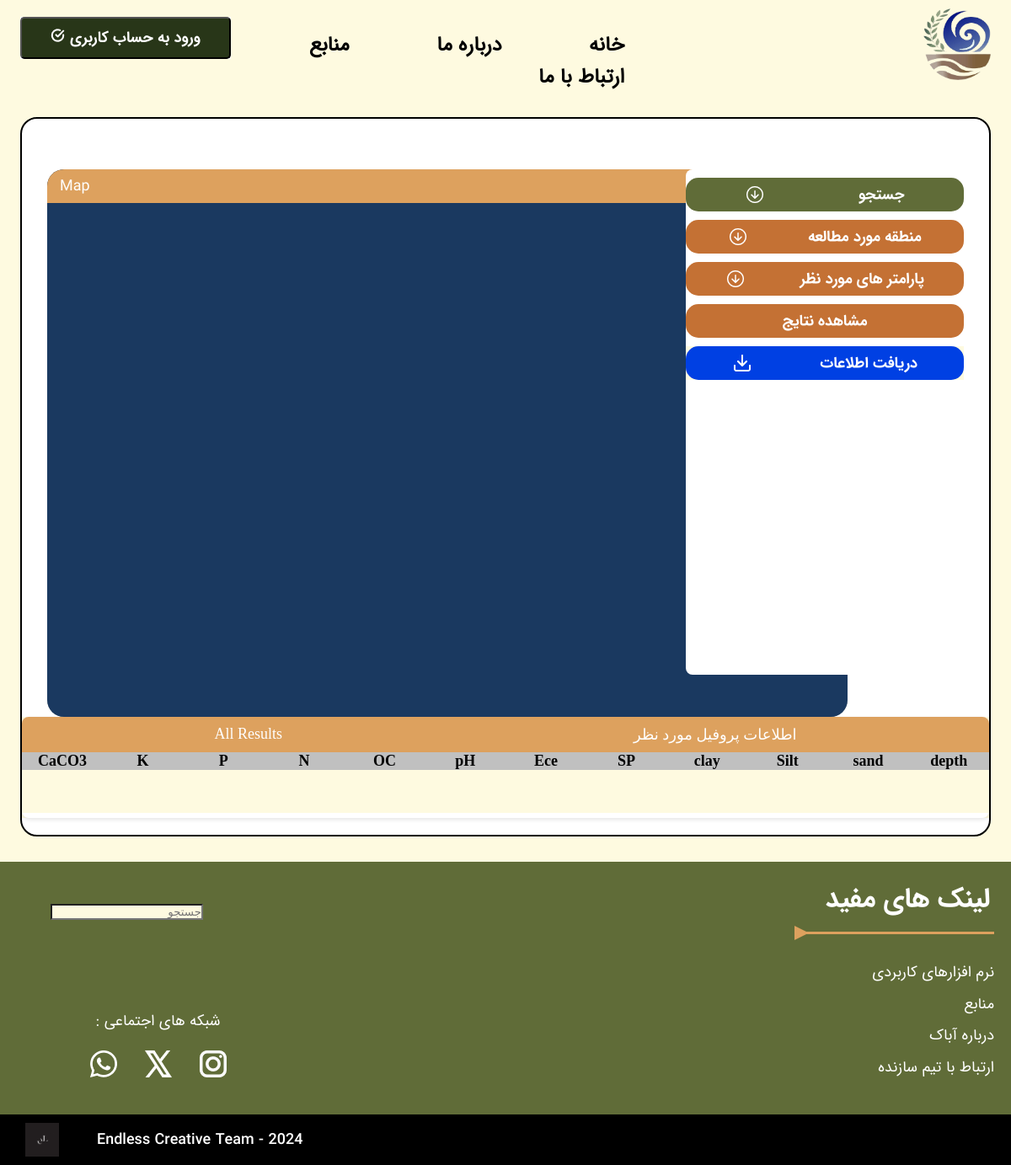
Before: /start/ with the older database file.
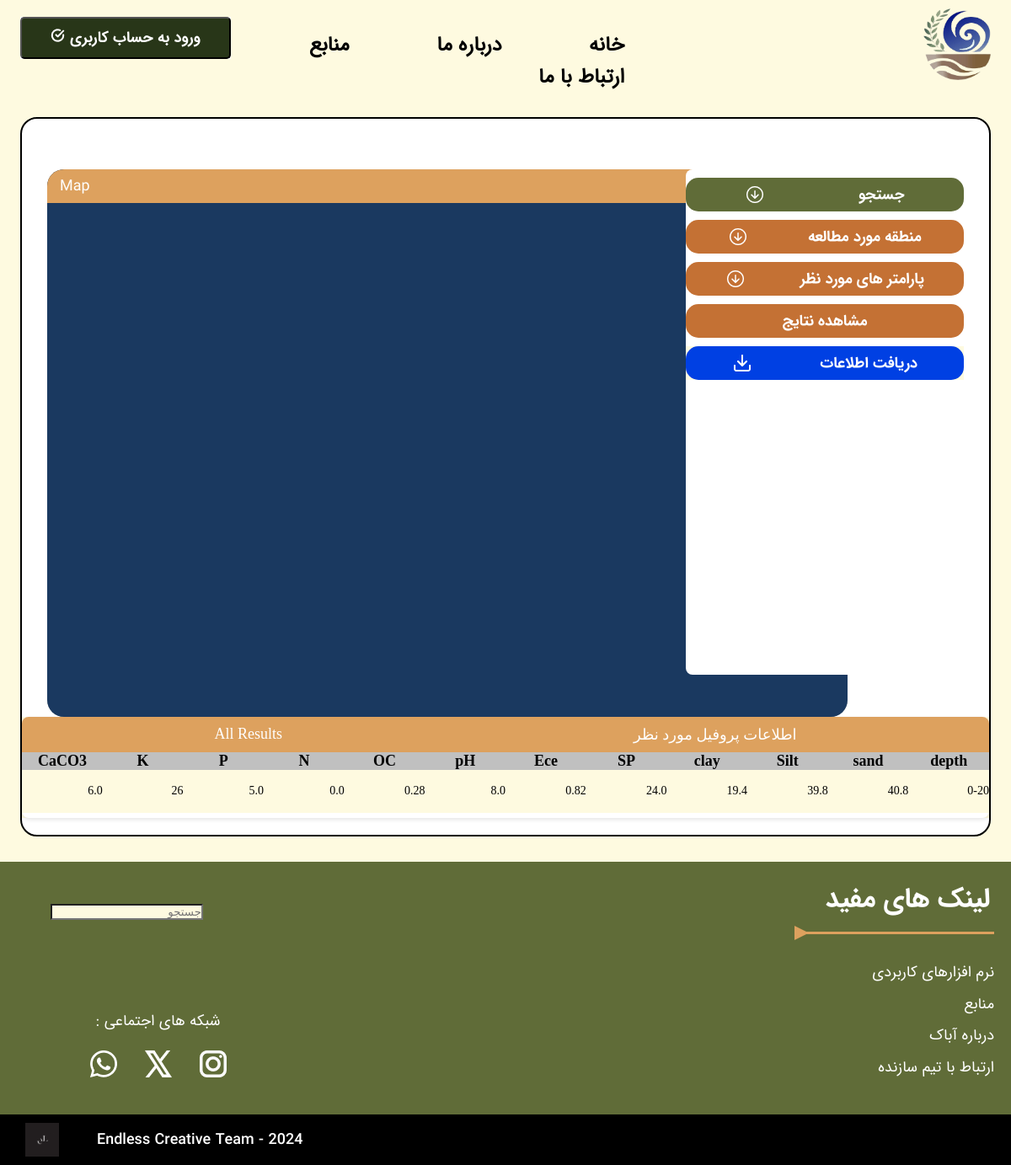
After: the same page with the newer database file.
### home/models.py (models this page shows)
class SoilSample(models.Model):
    number = models.IntegerField(primary_key=True)
    point_numb = models.IntegerField()
    x = models.FloatField()
    y = models.FloatField()
    name = models.CharField(max_length=255)
    depth = models.CharField(max_length=10)
    depth_index = models.IntegerField()
    sand = models.FloatField()
    silt = models.FloatField()
    clay = models.FloatField()
    sp = models.FloatField()
    ece = models.FloatField()
    ph = models.FloatField()
    oc = models.FloatField()
    n = models.FloatField()
    p = models.FloatField()
    k = models.IntegerField()
    caco3 = models.FloatField()
    CEC = models.FloatField()
    Gravell = models.FloatField()

### home/views.py (the view, shortened to what this page needs)
# urls.py: path('start/', views.start, name='start'),
def start(request):
    soil_samples = SoilSample.objects.all()
    area_names = request.GET.getlist('area-names')
    parameters = request.GET.getlist('parameters')
    if area_names:
        soil_samples = soil_samples.filter(name__in=area_names)
    if not parameters:
        soil_samples = soil_samples.all()
    else:
        soil_samples = soil_samples.values(*parameters)
    return render(request, 'home/start/start.html', {'soil_samples': soil_samples})

### home/templates/home/start/start.html (shortened to what this page needs)
{% load static %}
<!DOCTYPE html>
<html>
  <head>
    <link href="{% static "home/start.css" %}" rel="stylesheet" />
  </head>
  <body>
    <header>
      <div id="logo">
        <img src="{% static "home/images/logo.png" %}" alt="logo" id="logo" />
      </div>
      <div id="categori">
        <a href="{% url "homepage" %}" id="categori-child">خانه</a>
        <a href="#" id="categori-child">درباره ما</a>
        <a href="#" id="categori-child">منابع</a>
        <a href="#" id="categori-child">ارتباط با ما </a>
      </div>
      <div id="search">
        <a href="{% url "sign-up" %}" target="_blank">
        <button id="button-header">
          ورود به حساب کاربری
          <img id="img-btn-header" src="{% static "home/images/Check_Circle.png" %}" alt="circle" />
        </button>
        </a>
      </div>
    </header>
    <div class="main">
      <div class="map">
        <div class="maphead">
          <span class="mapP">نقشه</span>
          <span class="mapE">Map</span>
        </div>
        <div class="mainmap"></div>
      </div>
      <div class="container">
        <div class="menu-item">
          <div class="menu-header green">
            <span>جستجو</span>
            <img src="{% static "home/images/arrow.png" %}" alt="arrow" />
          </div>
        </div>
        <form action="" method="get" id="areaname">
          <div class="menu-item">
            <div class="menu-header orange header1">
              <span>منطقه مورد مطالعه</span>
              <img src="{% static "home/images/arrow.png" %}" alt="arrow" />
            </div>
          </div>
        </form>
        <form action="" method="get" id="parameters">
          <div class="menu-item">
            <div class="menu-header orange header2">
              <span> پارامتر های مورد نظر </span>
              <img src="{% static "home/images/arrow.png" %}" alt="arrow" />
            </div>
          </div>
        </form>
        <div class="menu-items result">
          <div class="menu-header orange header2">
            <span>مشاهده نتایج </span>
          </div>
          <div class="menu-items recieve-datas">
            <div class="menu-header orange blue">
              <span>دریافت اطلاعات</span>
              <img src="{% static "home/images/Download.png" %}" alt="arrow" class="download" />
            </div>
          </div>
        </div>
      </div>
      <div class="table1">
        <div class="table-container">
          <div class="table-header">
            <span>اطلاعات پروفیل مورد نظر</span>
            <span>All Results</span>
          </div>
          <table>
            <thead class="data-titles">
              <tr>
                <th>depth</th>
                <th>sand</th>
                <th>Silt</th>
                <th>clay</th>
                <th>SP</th>
                <th>Ece</th>
                <th>pH</th>
                <th>OC</th>
                <th>N</th>
                <th>P</th>
                <th>K</th>
                <th>CaCO3</th>
              </tr>
            </thead>
            {% for soil_sample in soil_samples %}
                    <tr>
                        <td>{{ soil_sample.depth }}</td>
                        <td>{{ soil_sample.sand }}</td>
                        <td>{{ soil_sample.silt }}</td>
                        <td>{{ soil_sample.clay }}</td>
                        <td>{{ soil_sample.sp }}</td>
                        <td>{{ soil_sample.ece }}</td>
                        <td>{{ soil_sample.ph }}</td>
                        <td>{{ soil_sample.oc }}</td>
                        <td>{{ soil_sample.n }}</td>
                        <td>{{ soil_sample.p }}</td>
                        <td>{{ soil_sample.k }}</td>
                        <td>{{ soil_sample.caco3 }}</td>
                    </tr>
            {% endfor %}
            <tbody></tbody>
          </table>
        </div>
      </div>
    </div>
    <footer>
      <div class="footer">
        <p class="title">لینک های مفید</p>
        <div class="shape">
          <div class="line"></div>
          <div class="triangle"></div>
        </div>
        <div class="footermenu">
          <ul>
            <li>نرم افزارهای کاربردی</li>
            <li>منابع</li>
            <li>درباره آباک</li>
            <li>ارتباط با تیم سازنده</li>
          </ul>
        </div>
        <div class="socialmedia">
          <span class="socialmedia">شبکه های اجتماعی :</span>
          <div class="icons">
            <a href=""
              ><img src="{% static "home/images/icons/instgram.png" %}" alt="instgram.png"
            /></a>
            <a href=""><img src="{% static "home/images/icons/X.png" %}" alt="x.png" /></a>
            <a href=""
              ><img src="{% static "home/images/icons/whatsapp.png" %}" alt="whatsapp.png"
            /></a>
          </div>
        </div>
        <div id="search">
          <input type="search" id="search1" name="search" placeholder="جستجو" />
        </div>
      </div>
      <div class="copyright">
        <img src="{% static "home/images/icons/copyright.jpg" %}" alt="" class="teamlogo" />
        <a href="#" class="copyright">Endless Creative Team - 2024</a>
      </div>
    </footer>
  </body>
</html>

Changed rows visible on the page:
added SoilSample: depth "0-20", sand "40.8", silt "39.8", clay "19.4", sp "24.0", ece "0.82", ph "8.0", oc "0.28", n "0.0", p "5.0", k "26", caco3 "6.0"
